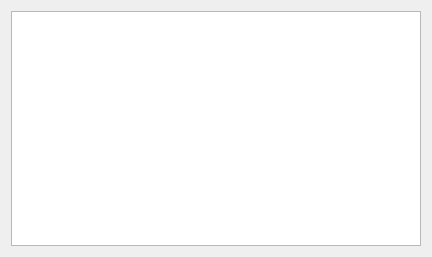
<?xml version="1.0" encoding="UTF-8"?>
<ui version="4.0">
 <class>QMavatar</class>
 <widget class="QDialog" name="QMavatar">
  <property name="geometry">
   <rect>
    <x>0</x>
    <y>0</y>
    <width>432</width>
    <height>257</height>
   </rect>
  </property>
  <property name="minimumSize">
   <size>
    <width>0</width>
    <height>0</height>
   </size>
  </property>
  <property name="maximumSize">
   <size>
    <width>16777215</width>
    <height>16777215</height>
   </size>
  </property>
  <property name="windowTitle">
   <string>选择头像</string>
  </property>
  <layout class="QVBoxLayout" name="verticalLayout">
   <item>
    <widget class="QListWidget" name="listWidget">
     <property name="minimumSize">
      <size>
       <width>410</width>
       <height>235</height>
      </size>
     </property>
     <property name="maximumSize">
      <size>
       <width>410</width>
       <height>235</height>
      </size>
     </property>
     <property name="styleSheet">
      <string notr="true">QVertical Scroll Bar{
background:transparent;
}</string>
     </property>
    </widget>
   </item>
  </layout>
 </widget>
 <resources/>
 <connections/>
</ui>
